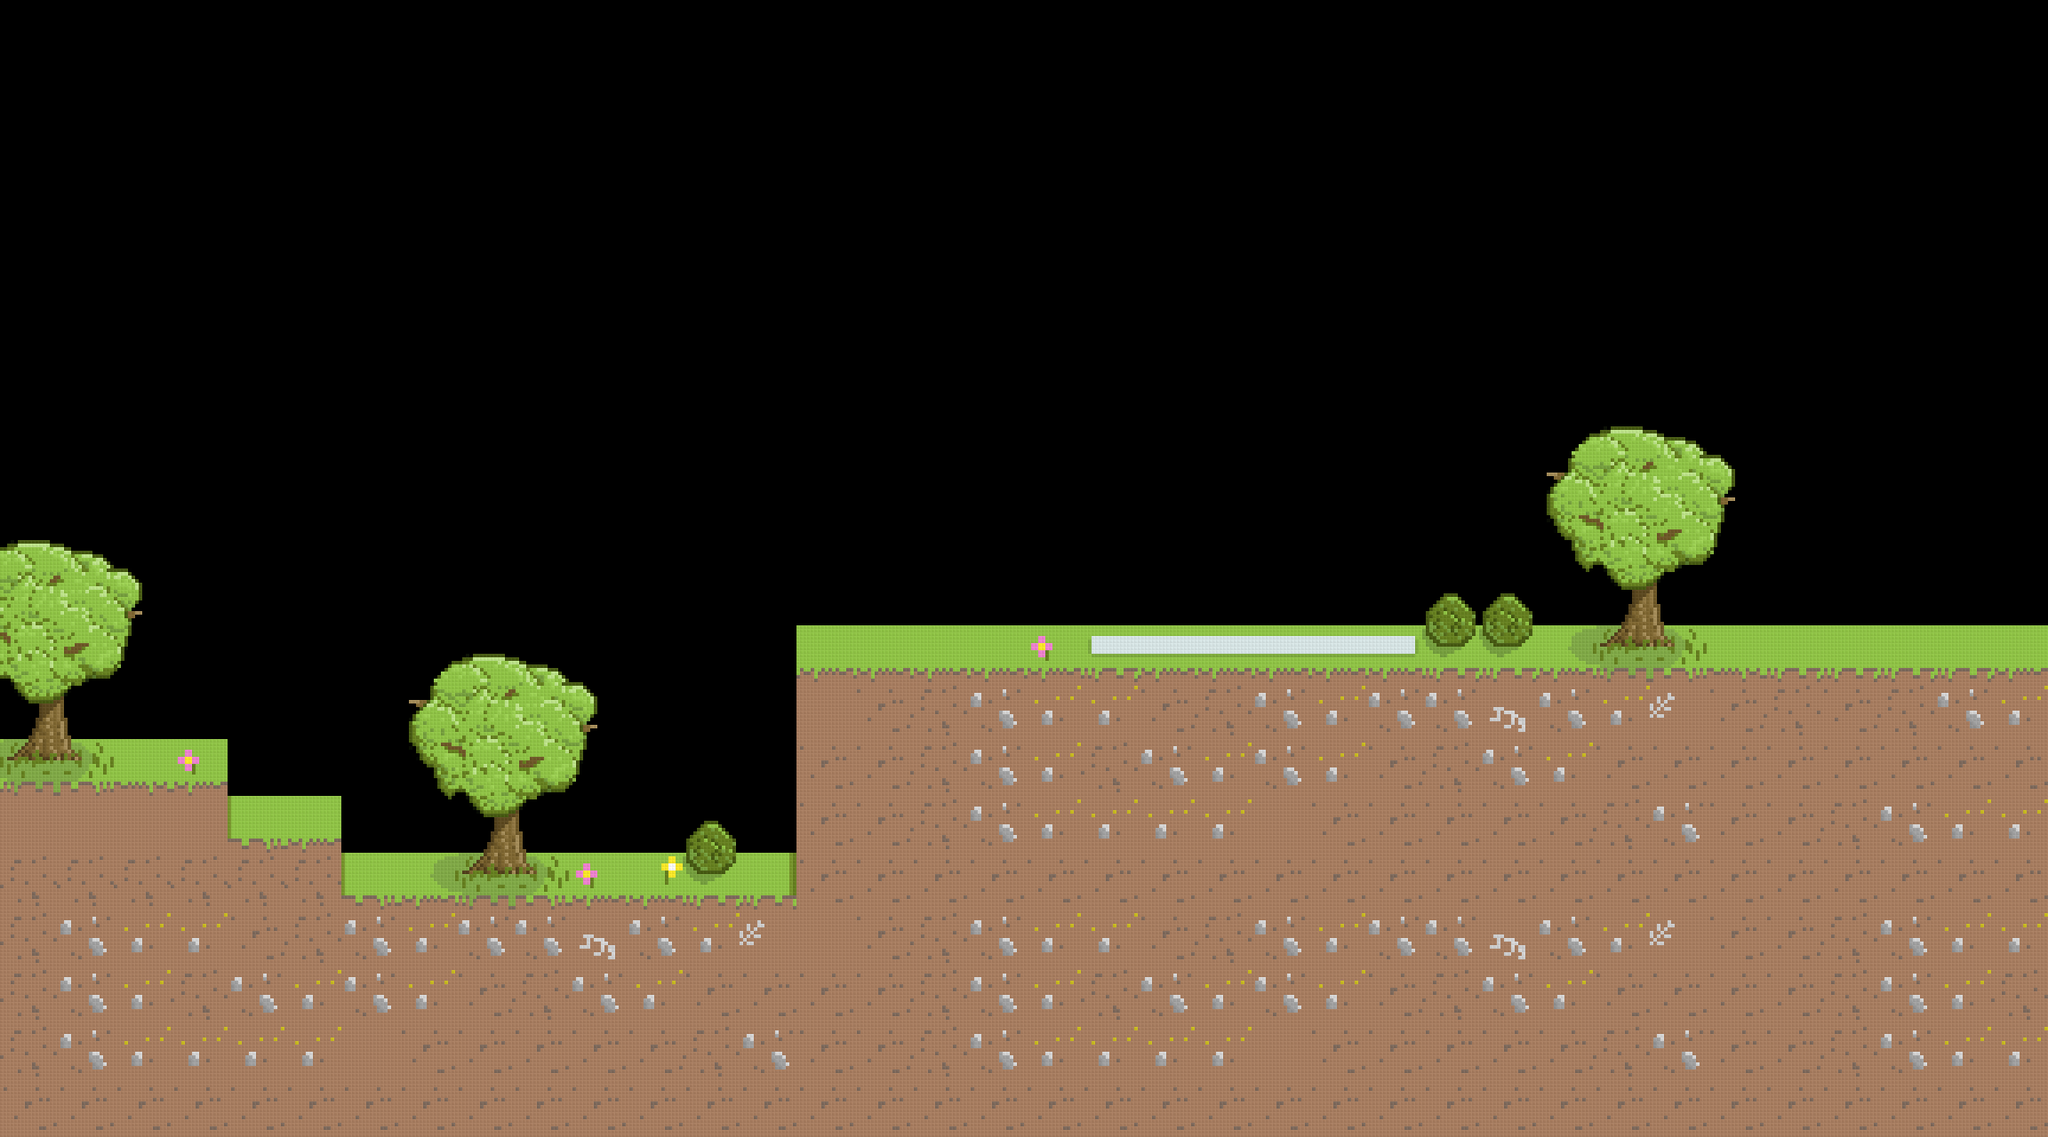

This is a level from a 2D game, rendered from its Tiled map with the project's own tilesets. A one-line summary and the map file follow, with tile-layer data summarised:
An orthogonal 36x20 tile map with 64x64 px tiles, 1 tile layer (Tile Layer 1) and 11 objects (4x scene, player, groom, bride, priest, ...).

<map version="1.0" orientation="orthogonal" width="36" height="20" tilewidth="64" tileheight="64">
 <tileset firstgid="1" name="tile" tilewidth="64" tileheight="64">
  <image source="tile.png" width="1088" height="576" />
 </tileset>
 <layer name="Tile Layer 1" width="36" height="20">
  <data>[720 cells, 325 non-empty, 41 distinct tile ids]</data>
 </layer>
 <objectgroup name="Objects" width="36" height="20">
  <object name="actor" type="player" x="561" y="699" width="64" height="128">
   <properties>
    <property name="rope" value="310" />
   </properties>
  </object>
  <object name="actor" type="groom" x="1250" y="600" width="61" height="126" />
  <object name="actor" type="bride" x="1288" y="598" width="64" height="128" />
  <object name="actor" type="priest" x="1419" y="595" width="65" height="132" />
  <object name="object" type="arch" gid="23" x="930" y="702">
   <properties>
    <property name="weight" value="2" />
   </properties>
  </object>
  <object name="object" type="table" gid="19" x="1083" y="702">
   <properties>
    <property name="weight" value="15" />
   </properties>
  </object>
  <object name="object" type="pot" gid="25" x="1533" y="703">
   <properties>
    <property name="weight" value="30" />
   </properties>
  </object>
  <object name="scene" x="897" y="738" width="1062" height="565" />
  <object name="scene" x="4" y="989" width="891" height="270" />
  <object name="scene" x="5" y="923" width="379" height="69" />
  <object name="scene" x="3" y="856" width="251" height="121" />
 </objectgroup>
</map>
